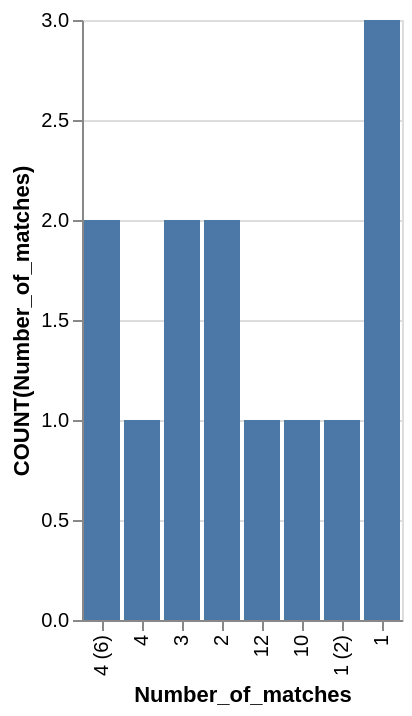

The specification (Vega-Lite) saved for this image:
### Vega-Lite specification from a JSON file in a GitHub repository (floating-point values rounded to 4 significant figures)
{"data": {"values": [{"x_data": "4 (6)", "y_data": 2}, {"x_data": "4", "y_data": 1}, {"x_data": "3", "y_data": 2}, {"x_data": "2", "y_data": 2}, {"x_data": "12", "y_data": 1}, {"x_data": "10", "y_data": 1}, {"x_data": "1 (2)", "y_data": 1}, {"x_data": "1", "y_data": 3}]}, "mark": "bar", "encoding": {"x": {"field": "x_data", "type": "nominal", "title": "Number_of_matches", "sort": "descending"}, "y": {"field": "y_data", "type": "quantitative", "title": "COUNT(Number_of_matches)"}}}
